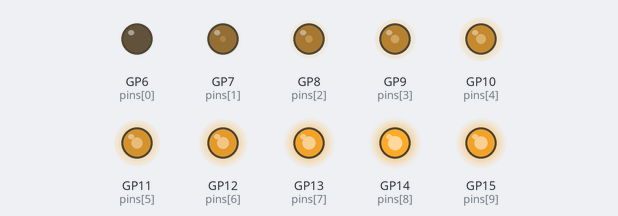
Simulated run of this program. Board: Raspberry Pi Pico running MicroPython. On the bench: output pins drawn as LEDs (lit = HIGH).

Above: at 0.05 s.
At 0.2 s:
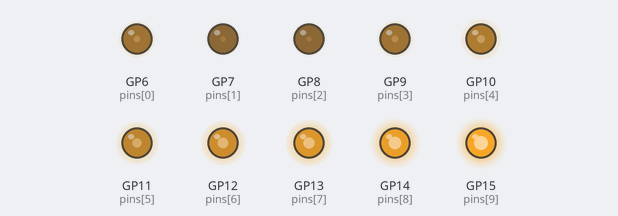
At 0.4 s:
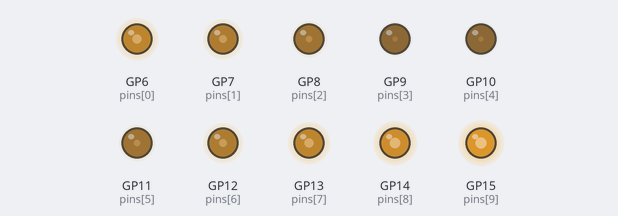
At 0.75 s:
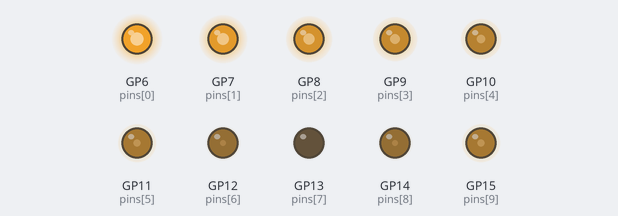
At 1.1 s:
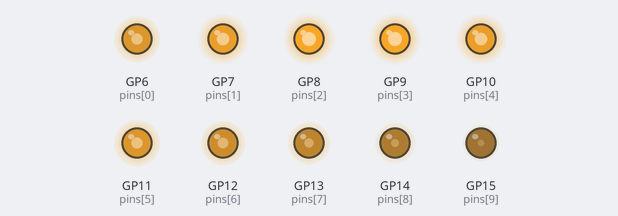
At 1.5 s:
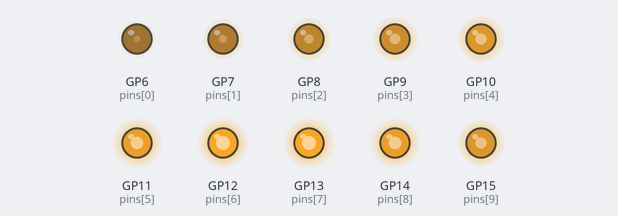
Timing chart, 0 to 3.7 s (numbered marks = the images above):
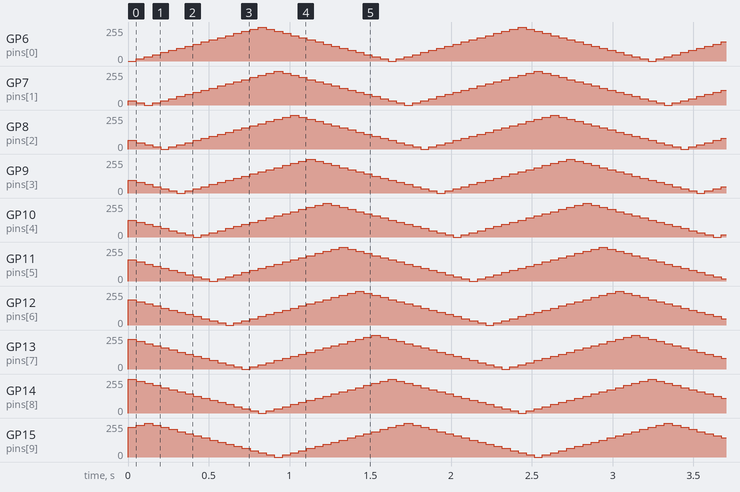

The program:

1.4_analog_pwm.py
```python
import machine
import utime

pin_nums = [6, 7, 8, 9, 10, 11, 12, 13, 14, 15]
pins = [machine.Pin(p, machine.Pin.OUT) for p in pin_nums]

pwms = [machine.PWM(pin, freq=1000) for pin in pins]

MAX_DUTY = 65535
steps = 32
breath_pattern = []
for i in range(steps):
    duty = int(MAX_DUTY * (1 - abs((i - steps/2)/(steps/2))))
    breath_pattern.append(duty)

def cleanup():
    for pwm in pwms:
        pwm.deinit()

try:
    while True:
        for step in range(steps):
            for i, pwm in enumerate(pwms):
                phase = (step - i * 2) % steps
                pwm.duty_u16(breath_pattern[phase])
            utime.sleep_ms(50)

except KeyboardInterrupt:
    cleanup()
```
